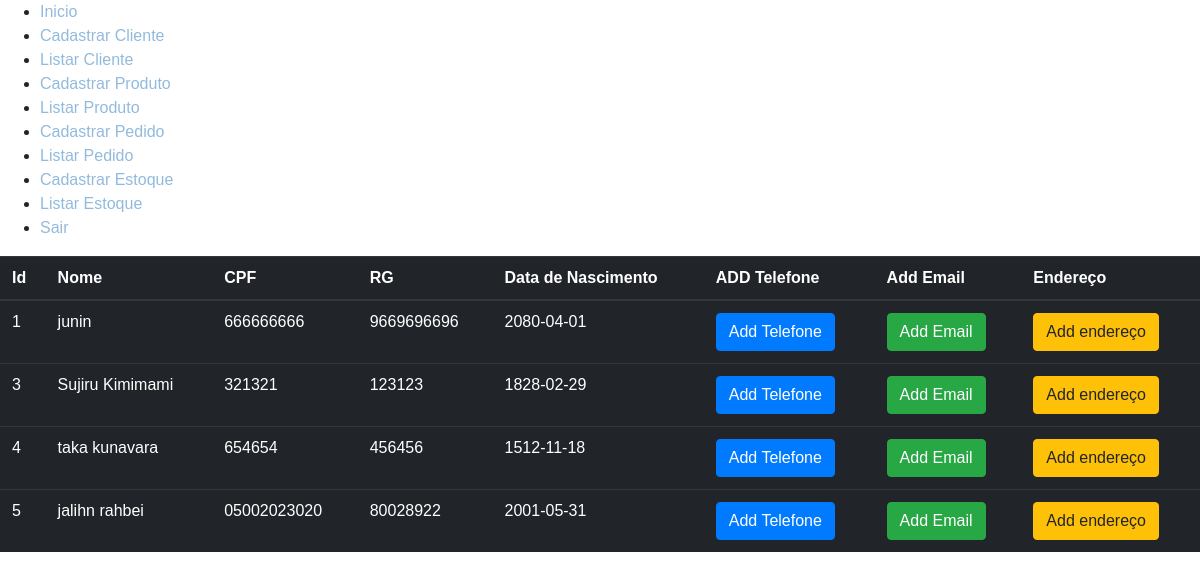
Page /cliente/lista_cliente.php (signed in) on the committed database.
### tables this page shows
CREATE TABLE IF NOT EXISTS `pessoa_fisica` (
  `idpessoa_fisica` INT NOT NULL AUTO_INCREMENT,
  `idcliente` INT NOT NULL,
  `cpf` VARCHAR(255) NOT NULL,
  `rg` VARCHAR(255) NOT NULL,
  `data_nascimento` DATE NULL,
  PRIMARY KEY (`idpessoa_fisica`),
  INDEX `fk_pessoa_fisica_cliente_idx` (`idcliente` ASC),
  CONSTRAINT `fk_pessoa_fisica_cliente`
    FOREIGN KEY (`idcliente`)
    REFERENCES `cliente` (`idcliente`)
    ON DELETE NO ACTION
    ON UPDATE NO ACTION);

CREATE TABLE IF NOT EXISTS `cliente` (
  `idcliente` INT NOT NULL AUTO_INCREMENT,
  `nome_cliente` VARCHAR(255) NOT NULL,
  PRIMARY KEY (`idcliente`));

### includes.php (called while the page is built, shortened)
<?php
require_once("menu.php");
require_once("cabecalho.php");

### cliente/lista_cliente.php (the view)
<?php
require_once("../includes.php");
$conn = $_SESSION["conexao"];
$sql = "SELECT * FROM CLIENTE C
JOIN PESSOA_FISICA PF
ON C.IDCLIENTE = PF.IDCLIENTE";
$query = mysqli_query($conn, $sql);
if (mysqli_num_rows($query) > 0)
{
    ?>
    <table class="table table-dark">
        <thead>
            <tr>
                <th scope="col">Id</th>
                <th scope="col">Nome</th>
                <th scope="col">CPF</th>
                <th scope="col">RG</th>
                <th scope="col">Data de Nascimento</th>
                <th scope="col">ADD Telefone</th>
                <th scope="col">Add Email</th>
                <th scope="col">Endereço</th>
            </tr>
        </thead>
        <tbody>
            <?php
                while($result = mysqli_fetch_assoc($query))
                {
                    echo '
                        <tr>
                            <td>'.$result["idcliente"].' </td>
                            <td>'.$result["nome_cliente"].' </td>
                            <td>'.$result["cpf"].' </td>
                            <td>'.$result["rg"].' </td>
                            <td>'.$result["data_nascimento"].' </td>
                            <td>
                                <a href="../telefone/form_telefone.php?idcliente='.$result["idcliente"].'">
                                    <button class="btn btn-primary">
                                        Add Telefone
                                    </button>
                                </a>
                            </td>
                            <td>
                                <a href="../email/form_email.php?idcliente='.$result["idcliente"].'">
                                    <button class="btn btn-success">
                                        Add Email
                                    </button>
                                </a>
                            </td>
                            <td>
                                <a href="../endereco/form_endereco.php?idcliente='.$result["idcliente"].'">
                                    <button class="btn btn-warning">
                                        Add endereço
                                    </button>
                                </a>
                            </td>
                        </tr>';
                }
            ?>
        </tbody>
    </table>
    <?php
}

### menu.php
<?php
$url_absoluta = "http://localhost:8080/exercicios_sql_segunda_lista/";
$url = $_SERVER['REQUEST_URI'];
$posicao_array = 3;
$explode_url = explode("/", $url);
if ($explode_url[$posicao_array] != "cliente")
{
    $url_cliente = $url_absoluta."cliente/";
}
else
{
    $url_cliente = "";
}
if ($explode_url[$posicao_array] != "produto")
{
    $url_produto = $url_absoluta."produto/";
}
else
{
    $url_produto = "";
}
if ($explode_url[$posicao_array] != "estoque")
{
    $url_estoque = $url_absoluta."estoque/";
}
else
{
    $url_estoque = "";
}
if ($explode_url[$posicao_array] != "pedido")
{
    $url_pedido = $url_absoluta."pedido/";
}
else
{
    $url_pedido = "";
}
?>
<ul>
    <li><a href="<?php echo $url_absoluta."home/home.php"; ?>">Inicio</a></li>
    <li>
        <a href="<?php
            echo $url_cliente."form_cliente.php"; ?>">
            Cadastrar Cliente
        </a>
    </li>
    <li>
        <a href="<?php
            echo $url_cliente."lista_cliente.php"; ?>">
            Listar Cliente
        </a>
    </li>
    <li>
        <a href="<?php
            echo $url_produto."form_produto.php"; ?>">
            Cadastrar Produto
        </a>
    </li>
    <li>
        <a href="<?php
            echo $url_produto."lista_produto.php"; ?>">
            Listar Produto
        </a>
    </li>
    <li>
        <a href="<?php
            echo $url_pedido."form_pedido.php"; ?>">
            Cadastrar Pedido
        </a>
    </li>
    <li>
        <a href="<?php
            echo $url_pedido."lista_pedido.php"; ?>">
            Listar Pedido
        </a>
    </li>
    <li>
        <a href="<?php
            echo $url_estoque."form_estoque.php"; ?>">
            Cadastrar Estoque
        </a>
    </li>
    <li>
        <a href="<?php
            echo $url_estoque."lista_estoque.php"; ?>">
            Listar Estoque
        </a>
    </li>
    <li><a href="logout.php">Sair</a></li>
</ul>

### cabecalho.php (shortened to what this page needs)
<!DOCTYPE html>
<html lang="en">
<head>
    <link href="//maxcdn.bootstrapcdn.com/bootstrap/4.0.0/css/bootstrap.min.css" rel="stylesheet" id="bootstrap-css">
    <link rel="stylesheet" href="./css/style.css">
</head>

### css/style.css (style rules this page uses)
html { background-color: #56baed; }
a { color: #92badd; display:inline-block; text-decoration: none; font-weight: 400; }

### rows in the picture
pessoa_fisica: idcliente "1", idcliente.nome_cliente "junin", cpf "666666666", rg "9669696696", data_nascimento "2080-04-01"
pessoa_fisica: idcliente "3", idcliente.nome_cliente "Sujiru Kimimami", cpf "321321", rg "123123", data_nascimento "1828-02-29"
pessoa_fisica: idcliente "4", idcliente.nome_cliente "taka kunavara", cpf "654654", rg "456456", data_nascimento "1512-11-18"
pessoa_fisica: idcliente "5", idcliente.nome_cliente "jalihn rahbei", cpf "05002023020", rg "80028922", data_nascimento "2001-05-31"
